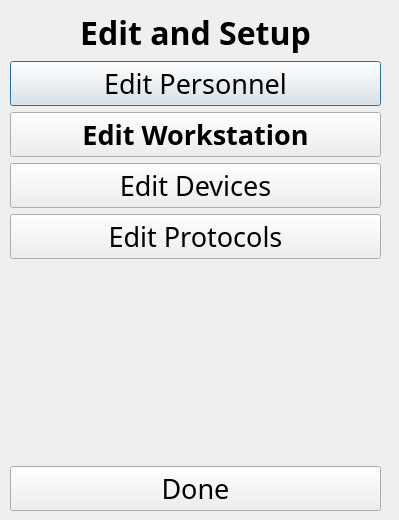
<?xml version="1.0" encoding="UTF-8"?>
<ui version="4.0">
 <class>SetupDlg</class>
 <widget class="QDialog" name="SetupDlg">
  <property name="geometry">
   <rect>
    <x>0</x>
    <y>0</y>
    <width>399</width>
    <height>520</height>
   </rect>
  </property>
  <property name="windowTitle">
   <string>Dialog</string>
  </property>
  <widget class="QWidget" name="verticalLayoutWidget">
   <property name="geometry">
    <rect>
     <x>10</x>
     <y>10</y>
     <width>371</width>
     <height>501</height>
    </rect>
   </property>
   <layout class="QVBoxLayout" name="verticalLayout">
    <item>
     <widget class="QLabel" name="label">
      <property name="font">
       <font>
        <family>Arial Black</family>
        <pointsize>24</pointsize>
        <weight>75</weight>
        <bold>true</bold>
       </font>
      </property>
      <property name="text">
       <string>Edit and Setup</string>
      </property>
      <property name="alignment">
       <set>Qt::AlignCenter</set>
      </property>
     </widget>
    </item>
    <item>
     <widget class="QPushButton" name="editPersonBtn">
      <property name="font">
       <font>
        <family>Arial Black</family>
        <pointsize>20</pointsize>
       </font>
      </property>
      <property name="text">
       <string>Edit Personnel</string>
      </property>
     </widget>
    </item>
    <item>
     <widget class="QPushButton" name="editWorkstationBtn">
      <property name="font">
       <font>
        <family>Arial Black</family>
        <pointsize>20</pointsize>
        <weight>75</weight>
        <bold>true</bold>
       </font>
      </property>
      <property name="text">
       <string>Edit Workstation</string>
      </property>
     </widget>
    </item>
    <item>
     <widget class="QPushButton" name="editDevicesBtn">
      <property name="font">
       <font>
        <family>Arial Black</family>
        <pointsize>20</pointsize>
        <underline>false</underline>
       </font>
      </property>
      <property name="text">
       <string>Edit Devices</string>
      </property>
     </widget>
    </item>
    <item>
     <widget class="QPushButton" name="editProtocolsBtn">
      <property name="font">
       <font>
        <family>Arial Black</family>
        <pointsize>20</pointsize>
        <underline>false</underline>
       </font>
      </property>
      <property name="text">
       <string>Edit Protocols</string>
      </property>
     </widget>
    </item>
    <item>
     <spacer name="verticalSpacer">
      <property name="orientation">
       <enum>Qt::Vertical</enum>
      </property>
      <property name="sizeHint" stdset="0">
       <size>
        <width>20</width>
        <height>40</height>
       </size>
      </property>
     </spacer>
    </item>
    <item>
     <widget class="QPushButton" name="doneBtn">
      <property name="font">
       <font>
        <family>Arial Black</family>
        <pointsize>20</pointsize>
       </font>
      </property>
      <property name="text">
       <string>Done</string>
      </property>
     </widget>
    </item>
   </layout>
  </widget>
 </widget>
 <resources/>
 <connections/>
</ui>
